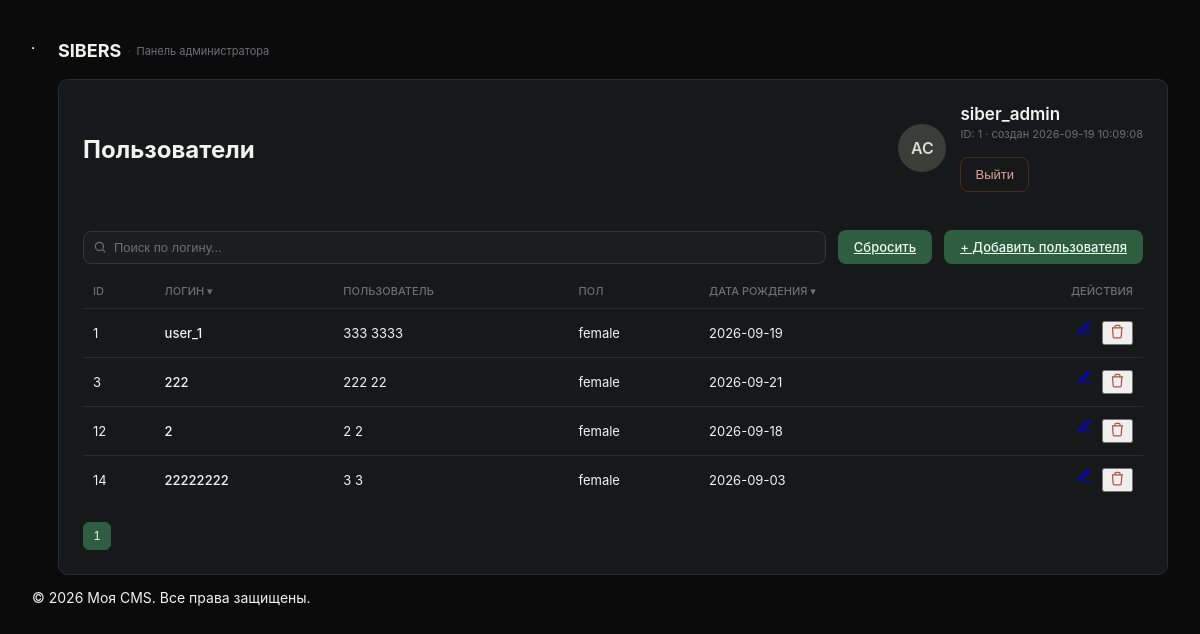
Screenshot of /home/ (signed in) with the database file from the repository.
### tables this page shows
CREATE TABLE `users` (
  `id` int NOT NULL,
  `login` varchar(255) NOT NULL,
  `first_name` varchar(255) DEFAULT NULL,
  `last_name` varchar(255) DEFAULT NULL,
  `password` varchar(255) NOT NULL,
  `gender` enum('male','female') NOT NULL,
  `birth_date` date NOT NULL,
  `created_at` timestamp NULL DEFAULT CURRENT_TIMESTAMP,
  `updated_at` timestamp NULL DEFAULT CURRENT_TIMESTAMP
);

### Controllers/UserController.php (called while the page is built, shortened)
<?php
class UserController
{
   public function list()
   {
      require __DIR__ . '/../Model/User.php';
      require __DIR__ . '/../Model/Admin.php';
      $perPage = 10;
      $page = $_GET['page'] ?? 1;
      $search = $_GET['search'] ?? "";
      $userModel = new User();
      $users = $userModel->users($page, $perPage, $search);
      $total = $userModel->countAll();
      $admin = new Admin();
      $adminData = $admin->login($_SESSION['admin_login']);
      $totalPages = ceil($total / $perPage);
      require __DIR__ . '/../View/user/user-list.php';
   }
}

### Model/Admin.php (called while the page is built)
<?php
class Admin
{
   public function login($login)
   {
      $pdo = Database::getInstance();
      $stmt = $pdo->prepare("SELECT * FROM admins WHERE login = :login");
      $stmt->execute(["login" => $login]);
      return $stmt->fetch(PDO::FETCH_ASSOC);
   }
}

### Model/User.php (called while the page is built, shortened)
<?php
class User
{
   public function users($page = 1, $perPage = 10, $search = "")
   {
      $count = $perPage;
      $offset = $perPage * ($page - 1);
      $pdo = Database::getInstance();
      $sql = "SELECT * FROM users";
      $sql .= " LIMIT :limit OFFSET :offset";
      $stmt = $pdo->prepare($sql);
      $stmt->bindValue(':limit', $count, PDO::PARAM_INT);
      $stmt->bindValue(':offset', $offset, PDO::PARAM_INT);
      $stmt->execute();
      $users = $stmt->fetchAll(PDO::FETCH_ASSOC);
      return $users;
   }
   public function countAll()
   {
      $pdo = Database::getInstance();
      $stmt = $pdo->query("SELECT COUNT(*) FROM users");
      return $stmt->fetchColumn();
   }
}

### View/user/user-list.php (the view, shortened to what this page needs)
<?php include __DIR__ . '/../components/header/header.php'; ?>
<div class="card">
    <div class="flex justify-between items-center mb-4">
        <h1>Пользователи</h1>
        <div class="card-header">
            <div class="avatar">AC</div>
            <div>
                <h3><?= htmlspecialchars($adminData['login']) ?></h3>
                <div class="meta">ID: <?= $adminData['id'] ?> · создан <?= $adminData['created_at'] ?></div>
                <form action="/logout" method="POST">
                    <button class="btn-danger mt-4">Выйти</button>
                </form>
            </div>
        </div>
    </div>
    <div class="toolbar">
        <form action="/home" method="GET" class="search">
            <svg viewBox="0 0 24 24" fill="none" stroke="currentColor" stroke-width="2">
                <circle cx="11" cy="11" r="7" />
                <path d="m21 21-4.35-4.35" />
            </svg>
            <input type="text" placeholder="Поиск по логину..." name="search" value="<?= htmlspecialchars($search) ?>">
        </form>
        <a href="/home" class="btn-primary">Сбросить</a>
        <a href="/user/create" class="btn-primary">+ Добавить пользователя</a>
    </div>
    <table>
        <thead>
            <tr>
                <th>ID</th>
                <th class="sortable">ЛОГИН ▾</th>
                <th>ПОЛЬЗОВАТЕЛЬ</th>
                <th>ПОЛ</th>
                <th class="sortable">ДАТА РОЖДЕНИЯ ▾</th>
                <th class="actions-col">ДЕЙСТВИЯ</th>
            </tr>
        </thead>
        <tbody id="user-rows">
            <?php if (empty($users)): ?>
                <tr>
                    <td colspan="6">Нет пользователей</td>
                </tr>
            <?php else: ?>
                <?php foreach ($users as $user): ?>
                    <tr>
                        <td><?= $user['id'] ?></td>
                        <td class="sortable"><a href="/user/show/<?= $user['id'] ?>" class="user_link">
                                <?= $user['login'] ?></a></td>
                        <td><?= $user['first_name'] ?>         <?= $user['last_name'] ?></td>
                        <td><?= $user['gender'] ?></td>
                        <td class="sortable"><?= $user['birth_date'] ?></td>
                        <td class="actions-col">
                            <div class="row-actions">
                                <a href="/user/edit/<?= $user['id'] ?>">
                                    <svg viewBox="0 0 24 24" fill="none" stroke="currentColor" stroke-width="2">
                                        <path d="M12 20h9M16.5 3.5a2.121 2.121 0 0 1 3 3L7 19l-4 1 1-4 12.5-12.5z"></path>
                                    </svg>
                                </a>
                                <button command="show-modal" commandfor="my-dialog-<?= $user['id'] ?>">
                                    <svg class="danger" viewBox="0 0 24 24" fill="none" stroke="currentColor" stroke-width="2">
                                        <path
                                            d="M3 6h18M8 6V4a2 2 0 0 1 2-2h4a2 2 0 0 1 2 2v2m3 0-1 14a2 2 0 0 1-2 2H7a2 2 0 0 1-2-2L4 6h16z">
                                        </path>
                                    </svg>
                                </button>
                            </div>
                        </td>
                    </tr>
                <?php endforeach; ?>
            <?php endif; ?>
        </tbody>
    </table>
    <div class="list-footer">
        <div class="pagination">
            <?php for ($i = 1; $i <= $totalPages; $i++): ?>
                <a href="/home?page=<?= $i ?>">
                    <button aria-label="Предыдущая" class="<?= ($i == $page) ? 'active' : '' ?>">
                        <?= $i ?>
                    </button>
                </a>
            <?php endfor; ?>
        </div>
    </div>
</div>
</div>
<?php include __DIR__ . '/../components/footer/footer.php'; ?>
</body>
</html>

### public/index.php (shortened to what this page needs)
<?php
require __DIR__ . '/../Controllers/UserController.php';
$uri = $_SERVER['REQUEST_URI'] ?? '/';
$parts = explode('/', trim($uri, '/'));
$route = parse_url($parts[0], PHP_URL_PATH) . '/' . ($parts[1] ?? '');
switch ($route) {
    case 'home/':
        $controller = new UserController();
        $controller->list();
        break;
}

### View/components/header/header.php (shortened to what this page needs)
<!DOCTYPE html>
<html lang="ru">
<head>
    <link rel="stylesheet" href="../../public/css/main.css" />
</head>
<body>
    <div class="layout">
        <hr>
        <div class="panel-wrap">
            <div class="panel-title-row">
                <div class="eyebrow">
                        <a href="/home" class="logo">SIBERS</a>
                    <span class="dot">·</span> Панель администратора
                </div>
            </div>

### View/components/footer/footer.php (shortened to what this page needs)
</div>
<footer>
    <p>&copy; 2026 Моя CMS. Все права защищены.</p>
</footer>
</body>
</html>

### rows the page displays
users: id "1", login "user_1", first_name "333", last_name "3333", gender "female", birth_date "2026-09-19"
users: id "3", login "222", first_name "222", last_name "22", gender "female", birth_date "2026-09-21"
users: id "12", login "2", first_name "2", last_name "2", gender "female", birth_date "2026-09-18"
users: id "14", login "22222222", first_name "3", last_name "3", gender "female", birth_date "2026-09-03"

### other values shown
$adminData['login'] "siber_admin"
$adminData['id'] "1"
$adminData['created_at'] "2026-09-19 10:09:08"
